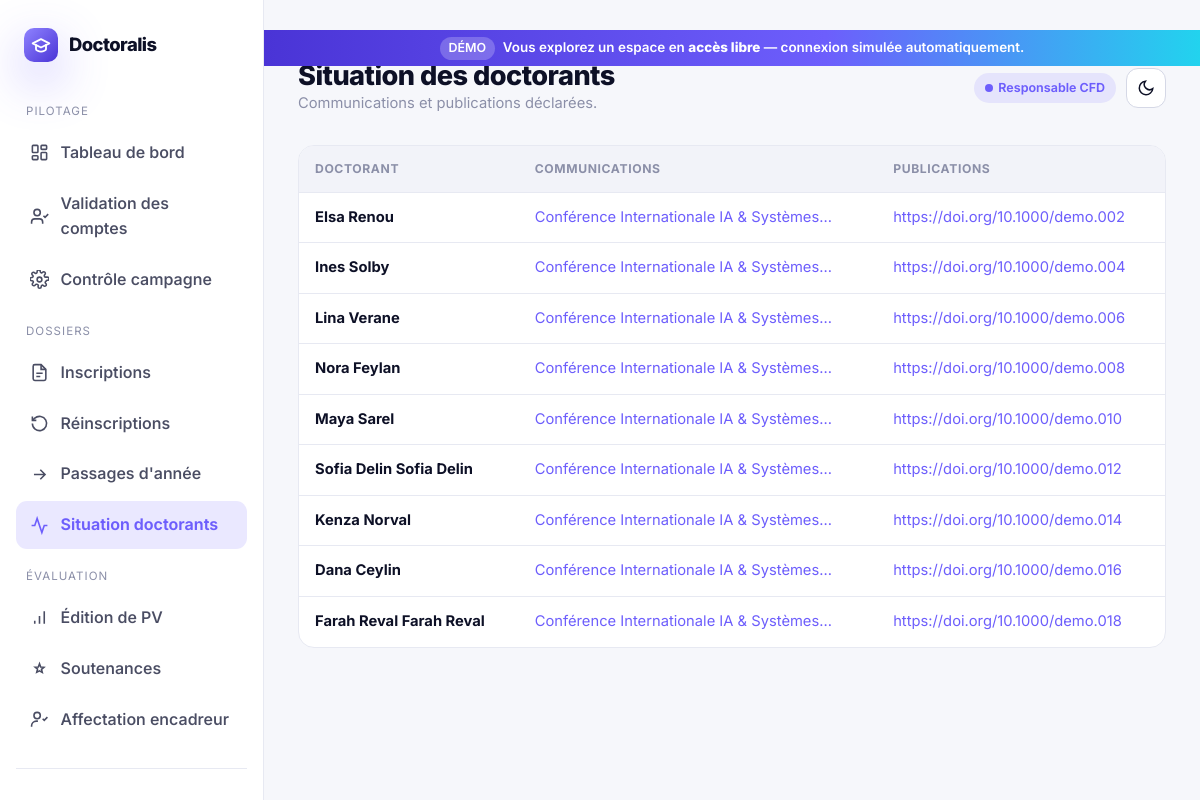
/cfd/etatDavencement/, run on the app's committed database.
### pages/models.py (models this page shows, shortened)
class inscription(models.Model):
    doctorant = models.ForeignKey(Doctorant, on_delete=models.CASCADE, related_name='inscription' ,null=True)
    numero_inscription = models.CharField(max_length=50, null=True)
    nom = models.CharField(max_length=100, null=True)
    prenom = models.CharField(max_length=100, null=True)
    titre_sujet = models.CharField(max_length=200, null=True)
    date_premier_inscription = models.CharField(max_length=50, null=True)
    nom_encadreur = models.CharField(max_length=100, null=True)
    nom_co_encadreur = models.CharField(max_length=100, null=True)
    mail_public = models.CharField(max_length=100, null=True)
    mail_institutionnel = models.CharField(max_length=100, null=True)
    fichier_inscription = models.FileField(upload_to='ficher_inscription/%Y', default=None, null=True)

class situation_doctorant(models.Model):
    doctorant = models.ForeignKey(Doctorant, on_delete=models.CASCADE, related_name='situation_doctorant' ,null=True)
    nom_prenom = models.CharField(max_length=100,null=True)
    publication = models.CharField(max_length=100,null=True)
    communication = models.CharField(max_length=100,null=True)

class reinscription(models.Model):
    doctorant = models.ForeignKey(Doctorant, on_delete=models.CASCADE, related_name='reinscription' ,null=True)
    numero_inscription = models.CharField(max_length=50, null=True)
    nom = models.CharField(max_length=100, null=True)
    prenom = models.CharField(max_length=100, null=True)
    titre_sujet = models.CharField(max_length=200, null=True)
    nouveau_titre_sujet = models.CharField(max_length=200, null=True)
    date_premier_inscription = models.CharField(max_length=50, null=True)
    nom_encadreur = models.CharField(max_length=100, null=True)
    nom_co_encadreur = models.CharField(max_length=100, null=True)
    nouveau_nom_encadreur = models.CharField(max_length=100, null=True)
    nouveau_nom_co_encadreur = models.CharField(max_length=100, null=True)
    mail_public = models.CharField(max_length=100, null=True)
    mail_institutionnel = models.CharField(max_length=100, null=True)
    fichier_inscription = models.FileField(upload_to='ficher_inscription/%Y', default=None, null=True)
    pv_csd = models.FileField(upload_to='ficher_inscription/%Y', default=None, null=True)

### cfd/views.py (the view)
# urls.py: path('etatDavencement/',views.etat_Avencement,name='etatDavencement'),
def etat_Avencement(request) :
    doctorants = Doctorant.objects.prefetch_related('inscription', 'reinscription', 'situation_doctorant').all()
    situations = situation_doctorant.objects.all()
    return render(request,'admins/etat_d`avencement.html', {'doctorants': doctorants,'situations': situations})

### postgraduation/context_processors.py (called while the page is built)
def demo_mode(request):
    return {'DEMO_MODE': getattr(settings, 'DEMO_MODE', False)}

### postgraduation/demo.py (called while the page is built)
    def __call__(self, request):
        return self.get_response(request)

    def process_view(self, request, view_func, view_args, view_kwargs):
        if not getattr(settings, 'DEMO_MODE', False):
            return None
        match = getattr(request, 'resolver_match', None)
        if match is None:
            return None
        name = match.url_name
        if request.method == 'GET' and name in LOGIN_REDIRECTS:
            return redirect(LOGIN_REDIRECTS[name])
        desired = None
        if name in DOCTORANT_URL_NAMES:
            desired = _demo_doctorant_user()
        elif name in ENCADREUR_URL_NAMES:
            desired = _demo_encadreur_user()
        if desired is None:
            return None
        current = getattr(request, 'user', None)
        if current is None or not current.is_authenticated or current.pk != desired.pk:
            login(request, desired, backend=_DEMO_BACKEND)
        return None

### templates/admins/etat_d`avencement.html (shortened to what this page needs)
{% extends 'base_cfd.html' %}
{% block page_title %}Situation des doctorants{% endblock %}
{% block page_sub %}Communications et publications déclarées.{% endblock %}
{% block content %}
<div class="table-wrap">
  <table class="data">
    <thead><tr><th>Doctorant</th><th>Communications</th><th>Publications</th></tr></thead>
    <tbody>
      {% for situation in situations %}
      <tr>
        <td><b>
          {% for inscription in situation.doctorant.inscription.all %}{{ inscription.prenom }} {{ inscription.nom }}{% endfor %}
          {% for reinscription in situation.doctorant.reinscription.all %}{{ reinscription.prenom }} {{ reinscription.nom }}{% endfor %}
        </b></td>
        <td>{% if situation.communication %}<a href="{{ situation.communication }}" target="_blank" style="color:var(--brand-500)">{{ situation.communication|truncatechars:40 }}</a>{% else %}—{% endif %}</td>
        <td>{% if situation.publication %}<a href="{{ situation.publication }}" target="_blank" style="color:var(--brand-500)">{{ situation.publication|truncatechars:40 }}</a>{% else %}—{% endif %}</td>
      </tr>
      {% empty %}
      <tr><td colspan="3" style="text-align:center;color:var(--muted);padding:28px">Aucune déclaration.</td></tr>
      {% endfor %}
    </tbody>
  </table>
</div>
{% endblock %}

### static/css/doctoralis.css (style rules this page uses)
:root { --brand-500: #6d5efc; --brand-600: #5b46f0; --brand-700: #4a34d6; --brand-400: #8f83ff; --brand-glow: rgba(109, 94, 252, .45); --accent-teal: #22d3ee; --series-1: #2a78d6; --series-2: #1baf7a; --series-3: #eda100; --series-4: #4a3aa7; --series-5: #e34948; --good: #0ca30c; --warning: #eda100; --critical: #d03b3b; --bg: #f6f7fb; --surface: #ffffff; --surface-2: #f2f3f9; --elevated: #ffffff; --ink: #0d1026; --ink-2: #4a4d63; --muted: #8b8fa8; --line: #e7e9f2; --line-strong: #d5d8e6; --radius: 16px; --radius-sm: 11px; --radius-lg: 26px; --shadow-sm: 0 1px 2px rgba(16, 18, 40, .06), 0 1px 3px rgba(16, 18, 40, .04); --shadow-md: 0 6px 20px rgba(16, 18, 40, .08), 0 2px 6px rgba(16, 18, 40, .04); --shadow-lg: 0 24px 60px rgba(16, 18, 40, .14), 0 8px 24px rgba(16, 18, 40, .08); --shadow-glow: 0 18px 50px var(--brand-glow); --font: "Inter", "Segoe UI", system-ui, -apple-system, sans-serif; --maxw: 1180px; }
* { box-sizing: border-box; }
html { scroll-behavior: smooth; }
body { margin: 0; font-family: var(--font); background: var(--bg); color: var(--ink); line-height: 1.6; -webkit-font-smoothing: antialiased; text-rendering: optimizeLegibility; transition: background .4s ease, color .4s ease; }
a { color: inherit; text-decoration: none; }
.table-wrap { overflow-x: auto; border: 1px solid var(--line); border-radius: var(--radius); background: var(--surface); }
table.data { width: 100%; border-collapse: collapse; font-size: .92rem; }
table.data th { text-align: left; padding: 13px 16px; font-size: .76rem; text-transform: uppercase; letter-spacing: .05em; color: var(--muted); border-bottom: 1px solid var(--line); background: var(--surface-2); position: sticky; top: 0; }
table.data td { padding: 13px 16px; border-bottom: 1px solid var(--line); color: var(--ink-2); }
table.data tr:last-child td { border-bottom: 0; }
table.data td b, table.data td strong { color: var(--ink); }

### data on the page
situation_doctorant: communication "Conférence Internationale IA & Systèmes…", publication "https://doi.org/10.1000/demo.002"
inscription: prenom "Elsa", nom "Renou"
situation_doctorant: communication "Conférence Internationale IA & Systèmes…", publication "https://doi.org/10.1000/demo.004"
reinscription: prenom "Ines", nom "Solby"
situation_doctorant: communication "Conférence Internationale IA & Systèmes…", publication "https://doi.org/10.1000/demo.006"
inscription: prenom "Lina", nom "Verane"
situation_doctorant: communication "Conférence Internationale IA & Systèmes…", publication "https://doi.org/10.1000/demo.008"
reinscription: prenom "Nora", nom "Feylan"
situation_doctorant: communication "Conférence Internationale IA & Systèmes…", publication "https://doi.org/10.1000/demo.010"
reinscription: prenom "Maya", nom "Sarel"
situation_doctorant: communication "Conférence Internationale IA & Systèmes…", publication "https://doi.org/10.1000/demo.012"
inscription: prenom "Sofia", nom "Delin"
reinscription: prenom "Sofia", nom "Delin"
situation_doctorant: communication "Conférence Internationale IA & Systèmes…", publication "https://doi.org/10.1000/demo.014"
reinscription: prenom "Kenza", nom "Norval"
situation_doctorant: communication "Conférence Internationale IA & Systèmes…", publication "https://doi.org/10.1000/demo.016"
reinscription: prenom "Dana", nom "Ceylin"
situation_doctorant: communication "Conférence Internationale IA & Systèmes…", publication "https://doi.org/10.1000/demo.018"
inscription: prenom "Farah", nom "Reval"
reinscription: prenom "Farah", nom "Reval"
